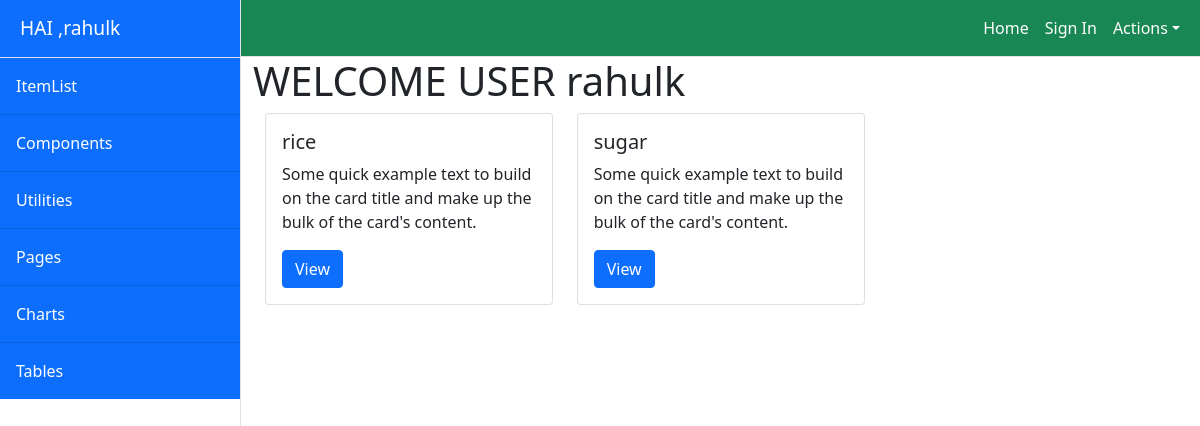
/owner/uhome (signed in), run on the app's committed database.
### CRMApp/models.py (models this page shows)
class MyUser(AbstractUser):
    Gstin=models.CharField(max_length=15,unique=True)
    Address1=models.CharField(max_length=1000)
    Address2=models.CharField(max_length=1000)
    Trade_name=models.CharField(max_length=100)
    place=models.CharField(max_length=100)
    pincode=models.IntegerField(null=True)

class Item(models.Model):
    productName=models.CharField(max_length=20)
    productDesc=models.CharField(max_length=100)
    quantity=models.IntegerField(null=True)
    qtyUnit=models.CharField(max_length=20)
    taxableAmount=models.IntegerField(null=True)

### CRMApp/decorators.py (the view)
    def wrapper(request,*args,**kwargs):
        if not request.user.is_authenticated:
            return redirect('signin')
        else:
            return func(request,*args,**kwargs)

### CRMApp/views.py (called while the page is built)
@loginrequired
def user_home(request,*args,**kwargs):
        items=Item.objects.all()
        context={
            "items":items
        }
        return render(request,"home.html",context)

### CRMApp/templates/home.html
<!DOCTYPE html>
{%extends 'index.html'%}
{%block body_block%}
<h1> WELCOME USER {{request.user}}</h1>
<div class="container">
    <div class="row">
        {%for item in items%}
            <div class="col-4">
                <div class="card" style="width: 18rem;">
                    <div class="card-body">
                        <h5 class="card-title">{{item.productName}}</h5>
                        <p class="card-text">Some quick example text to build on the card title and make up the bulk of the card's content.</p>
                        <a href="{%url 'detail' item.id%}" class="btn btn-primary">View</a>
                    </div>
                </div>
            </div>
        {% endfor %}
    </div>
</div>
{% endblock %}

### CRMApp/templates/index.html (shortened to what this page needs)
<!DOCTYPE html>
{%load static%}
<html lang="en">
    <head>
        <link href="{%static 'css/styles.css'%}" rel="stylesheet" />
    </head>
    <body style="background-image:url(/static/images/green.jpeg)">
        <div class="d-flex" id="wrapper">
            <div class="border-end bg-white" id="sidebar-wrapper">
                <div class="sidebar-heading border-bottom bg-primary"style="color:white">HAI ,{{request.user}}</div>
                <div class="list-group list-group-flush">
                    <a class="list-group-item list-group-item-action list-group-item-light p-3 bg-primary" href="{%url 'list'%}" style="color:white">ItemList</a>
                    <a class="list-group-item list-group-item-action list-group-item-light p-3 bg-primary" href="" style="color:white">Components</a>
                    <a class="list-group-item list-group-item-action list-group-item-light p-3 bg-primary" href="#" style="color:white">Utilities</a>
                    <a class="list-group-item list-group-item-action list-group-item-light p-3 bg-primary" href="" style="color:white">Pages</a>
                    <a class="list-group-item list-group-item-action list-group-item-light p-3 bg-primary " href="#!" style="color:white">Charts</a>
                    <a class="list-group-item list-group-item-action list-group-item-light p-3 bg-primary" href="#!" style="color:white">Tables</a>
                </div>
            </div>
            <div id="page-content-wrapper">
                <nav class="navbar navbar-expand-lg navbar-light bg-success border-bottom">
                    <div class="container-fluid">
                        <div class="collapse navbar-collapse" id="navbarSupportedContent">
                            <ul class="navbar-nav ms-auto mt-2 mt-lg-0">
                                <li class="nav-item active"><a class="nav-link" href="{%url 'uhome'%}" style="color:white">Home</a></li>
                                <li class="nav-item"><a class="nav-link" href="{%url 'login'%}" style="color:white">Sign In</a></li>
                                <li class="nav-item dropdown">
                                    <a class="nav-link dropdown-toggle" id="navbarDropdown" href="#" role="button" data-bs-toggle="dropdown" aria-haspopup="true" aria-expanded="false" style="color:white">Actions</a>
                                </li>
                            </ul>
                        </div>
                    </div>
                </nav>
                <div class="container-fluid">
                    {%block body_block%}
                    {% endblock %}
                </div>
            </div>
        </div>
    </body>
</html>

### data on the page
MyUser: user "rahulk"
Item: productName "rice"
Item: productName "sugar"
